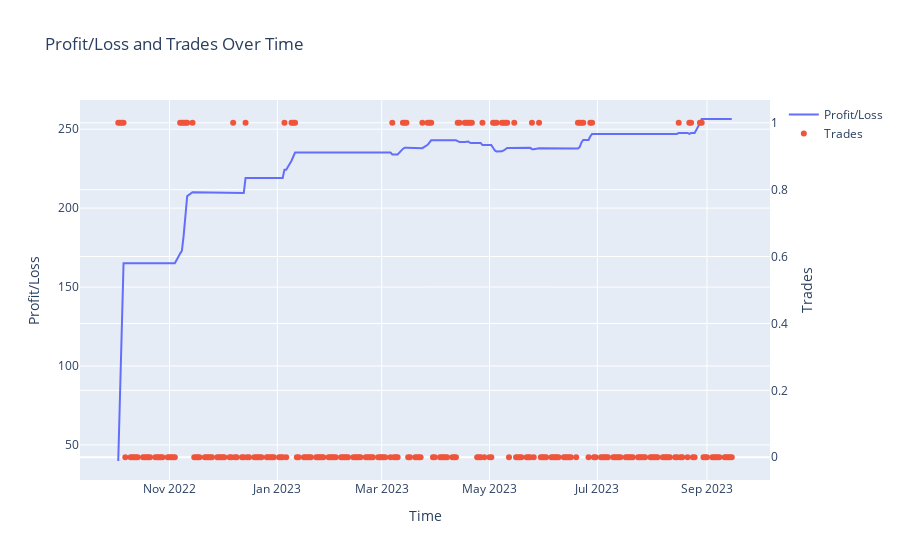

Write notebook code for a chart like this one.
### Code cell
est_profit, best_rolling_window, best_lower_threshold, best_upper_threshold = octs.study(rolling_window_range=[5,60,5], 
                                                                                         lower_threshold_range=[0.5,2,0.02], 
                                                                                         upper_threshold_range=[100,101,1], 
                                                                                         criteria="profit", 
                                                                                         min_trades=10, 
                                                                                         verbose=True, 
                                                                                         plot=True)

### Figure 1 — Plotly figure (JSON) as saved in the notebook; plotly's stock layout.template omitted (floating-point values rounded to 4 significant figures; data arrays with more than 128 entries replaced by an {"elided": "..."} marker saying what was removed)
{"data": [{"mode": "lines", "name": "Profit/Loss", "type": "scatter", "x": {"elided": "500 str values"}, "y": {"elided": "250 float values"}}, {"mode": "markers", "name": "Trades", "type": "scatter", "x": {"elided": "500 str values"}, "y": {"elided": "250 int values"}, "yaxis": "y2"}], "layout": {"title": {"text": "Profit/Loss and Trades Over Time"}, "xaxis": {"title": {"text": "Time"}}, "yaxis": {"title": {"text": "Profit/Loss"}}, "yaxis2": {"overlaying": "y", "side": "right", "title": {"text": "Trades"}}}}
